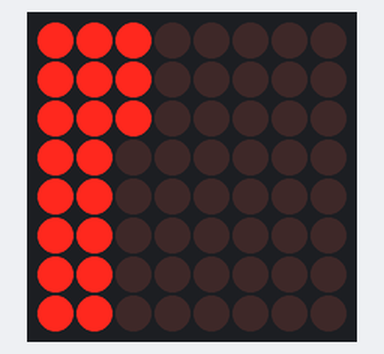
The sketch below on a simulated Arduino Uno, built with avr-gcc and run on an emulated ATmega328P. Parts: 8×8 LED matrix. Wiring (inferred from the names in the program): LED matrix (orientation assumed): rows pin 10, pin 11, pin 12, pin 15, pin 16, pin 17, pin 18, pin 19; columns pin 2, pin 3, pin 4, pin 5, pin 6, pin 7, pin 8, pin 9.

Above: at 1.43 s.
At 5.81 s:
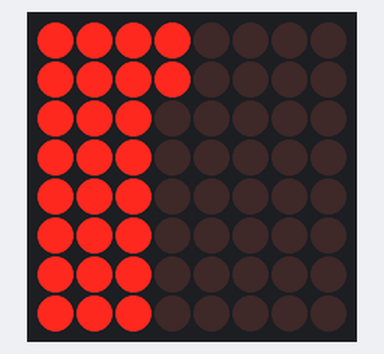
At 10.47 s:
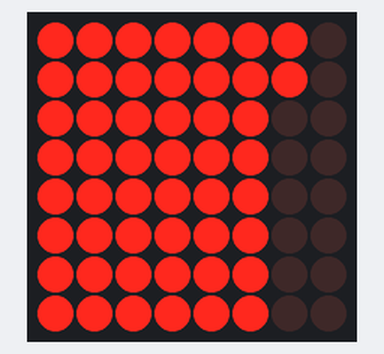
At 19.81 s:
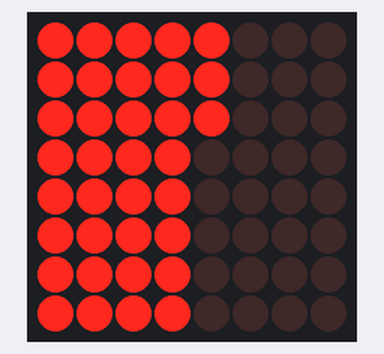
At 29.15 s:
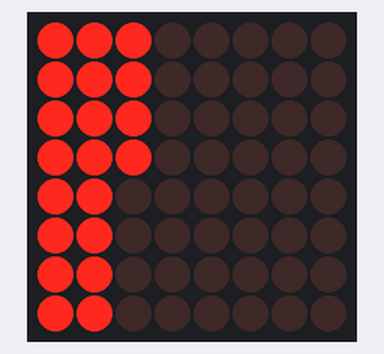
At 39.37 s:
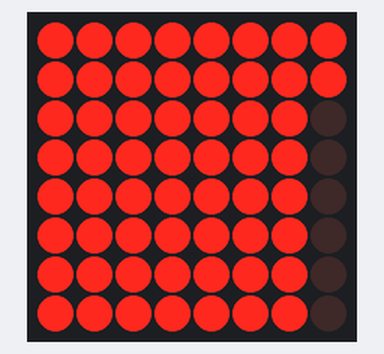

The sketch:

_8x8LED_1bis64_R7_7.ino
```cpp
/*
 * matrixMpx sketch
 * Sequence LEDs starting from first column and row until all LEDS are lit
 * Multiplexing is used to control 64 LEDs with 16 pins
 */

const int columnPins[] = { 2, 3, 4, 5, 6, 7, 8, 9};
const int rowPins[]   = { 10,11,12,15,16,17,18,19};
const int onTime = 250;

int pixel       = 0;        // 0 to 63 LEDs in the matrix
int columnLevel = 0;        // pixel value converted into LED column
int rowLevel    = 0;        // pixel value converted into LED row

void setup() {
  for (int i = 0; i < 8; i++)
  {
    pinMode(rowPins[i], OUTPUT);
    pinMode(columnPins[i], OUTPUT);  // make all the LED pins outputs
//    pinMode(rowPins[i], OUTPUT);
  }
}

void loop() {
  pixel = pixel + 1;
  if(pixel > 63)
     pixel = 0;

  columnLevel = pixel / 8;                     // map to the number of columns
  rowLevel = pixel % 8;                        // get the fractional value
  for (int column = 0; column < 8; column++)
  {
    digitalWrite(columnPins[column], LOW);     // connect this column to Ground
    for(int row = 0; row < 8; row++)
    {
      if (columnLevel > column)
      {
        digitalWrite(rowPins[row], HIGH);  // connect all LEDs in row to +5 volts
      }
      else
      {
        if (columnLevel == column && rowLevel > row)
        {
          digitalWrite(rowPins[row], HIGH);
        }
        else
        {
          digitalWrite(columnPins[column], LOW); // turn off all LEDs in this row
        }
      }
      delayMicroseconds(onTime);               // delay gives frame time of "onTime" x "64 ms" (20ms for 64 LEDs with 300)
      digitalWrite(rowPins[row], LOW);         // turn off LED
    }  // for "row"

    digitalWrite(columnPins[column], HIGH);   // disconnect this column from GND
  }  // for "column"
}  // loop
```
